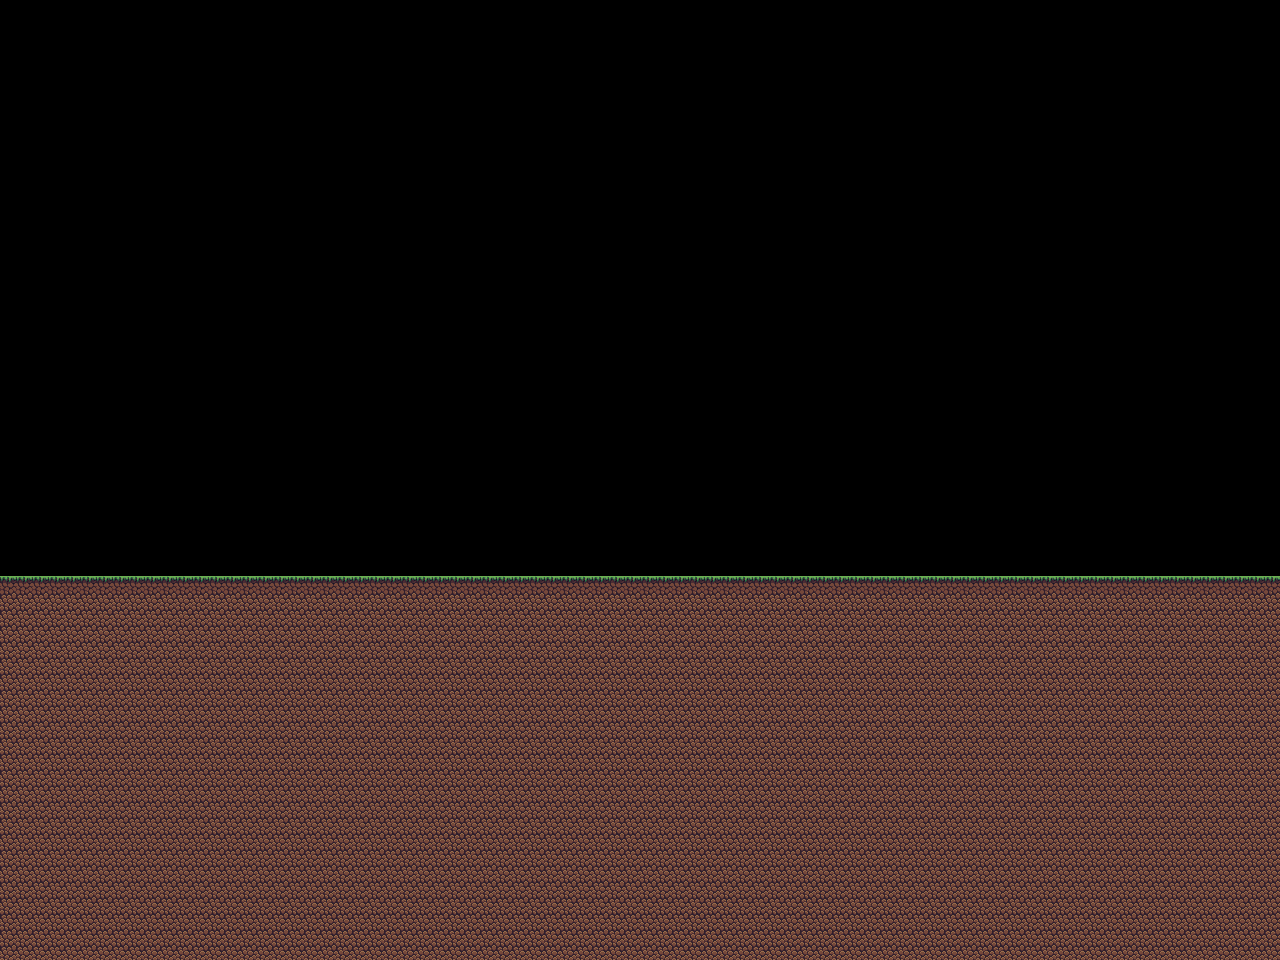

A 2D game scene composited from a Tiled map and its tileset images. What follows is a short description and the map's XML, with each tile layer's data collapsed to a summary:
An orthogonal 80x60 tile map with 16x16 px tiles, 1 tile layer (Terrain) and 3 objects (stone, grass, player).

<map version="1.10" tiledversion="1.12.1" orientation="orthogonal" renderorder="right-down" width="80" height="60" tilewidth="16" tileheight="16" infinite="0" nextlayerid="4" nextobjectid="12">
 <tileset firstgid="1" name="textures_02_08_25" tilewidth="16" tileheight="16" tilecount="624" columns="24">
  <image source="textures_02_08_25.png" width="384" height="416" />
 </tileset>
 <layer id="1" name="Terrain" width="80" height="60">
  <data>[4800 cells, 1920 non-empty, 2 distinct tile ids]</data>
 </layer>
 <objectgroup id="2" name="Collisions">
  <object id="6" type="stone" x="0" y="592" width="1280" height="368" />
  <object id="7" type="grass" x="0" y="576" width="1280" height="16" />
 </objectgroup>
 <objectgroup id="3" name="Spawns">
  <object id="11" type="player" x="640" y="544" width="16" height="16" />
 </objectgroup>
</map>
